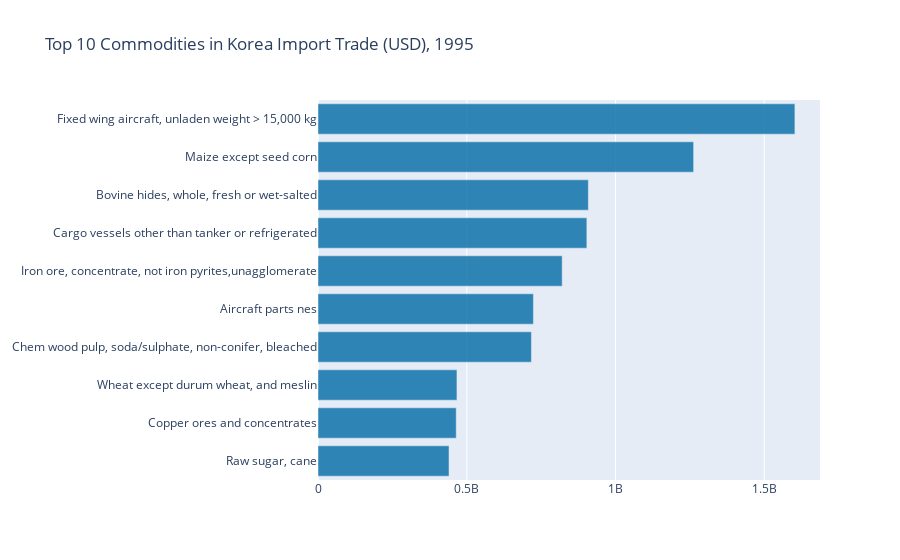
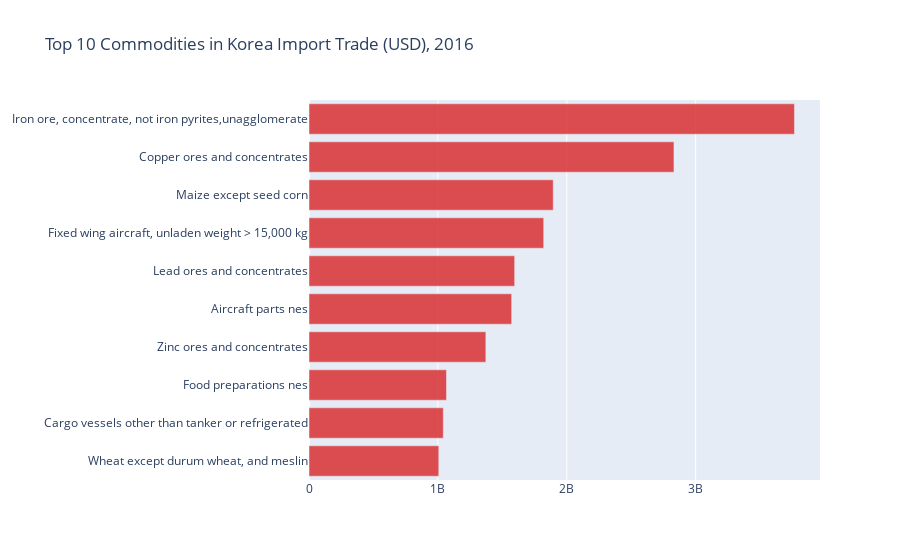

The notebook cell these images were saved under, in order:
### Markdown cell above
#### Korea Import 1995 vs 2016

### Code cell
temp = kr_df[(kr_df.year==1995) & (kr_df.flow=='Import')].sort_values(by="trade_usd",  ascending=False).iloc[1:11, :]
kr_1995i = temp.sort_values(by="trade_usd",  ascending=True)
trace1 = go.Bar(
                x = kr_1995i.trade_usd,
                y = kr_1995i.commodity,
                marker = dict(color = 'rgba(0,107,164, 0.8)'),
                orientation = 'h'
)


data = [trace1]
layout = {
#     'xaxis': {'title': 'Trade in USD'},
    'yaxis': {'automargin':True,},
    'title': "Top 10 Commodities in Korea Import Trade (USD), 1995"
}
fig = go.Figure(data = data, layout = layout)
iplot(fig)

temp1 = kr_df[(kr_df.year==2016) & (kr_df.flow=='Import')].sort_values(by="trade_usd",  ascending=False).iloc[1:11, :]
kr_2016i = temp1.sort_values(by="trade_usd",  ascending=True)
trace1 = go.Bar(
                x = kr_2016i.trade_usd,
                y = kr_2016i.commodity.tolist(),
                marker = dict(color = 'rgba(216,37,38, 0.8)'),
                orientation = 'h'
)


data = [trace1]
layout = {
#     'xaxis': {'title': 'Trade in USD'},
    'yaxis': {'automargin':True,},
    'title': "Top 10 Commodities in Korea Import Trade (USD), 2016"
}
fig = go.Figure(data = data, layout = layout)
iplot(fig)

### Figure 1 — Plotly figure (JSON) as saved in the notebook; plotly's stock layout.template omitted (floating-point values rounded to 4 significant figures)
{"data": [{"marker": {"color": "rgba(0,107,164, 0.8)"}, "orientation": "h", "type": "bar", "x": [440415872, 464574720, 467079392, 717350144, 724028992, 820738880, 903731968, 908747712, 1262584704, 1603049344], "y": ["Raw sugar, cane", "Copper ores and concentrates", "Wheat except durum wheat, and meslin", "Chem wood pulp, soda/sulphate, non-conifer, bleached", "Aircraft parts nes", "Iron ore, concentrate, not iron pyrites,unagglomerate", "Cargo vessels other than tanker or refrigerated", "Bovine hides, whole, fresh or wet-salted", "Maize except seed corn", "Fixed wing aircraft, unladen weight > 15,000 kg"]}], "layout": {"title": {"text": "Top 10 Commodities in Korea Import Trade (USD), 1995"}, "yaxis": {"automargin": true}}}

### Figure 2 — Plotly figure (JSON) as saved in the notebook; plotly's stock layout.template omitted (floating-point values rounded to 4 significant figures)
{"data": [{"marker": {"color": "rgba(216,37,38, 0.8)"}, "orientation": "h", "type": "bar", "x": [1007087543, 1041944893, 1066593629, 1372074749, 1572330791, 1595644298, 1820970068, 1894924254, 2831622690, 3766489193], "y": ["Wheat except durum wheat, and meslin", "Cargo vessels other than tanker or refrigerated", "Food preparations nes", "Zinc ores and concentrates", "Aircraft parts nes", "Lead ores and concentrates", "Fixed wing aircraft, unladen weight > 15,000 kg", "Maize except seed corn", "Copper ores and concentrates", "Iron ore, concentrate, not iron pyrites,unagglomerate"]}], "layout": {"title": {"text": "Top 10 Commodities in Korea Import Trade (USD), 2016"}, "yaxis": {"automargin": true}}}
